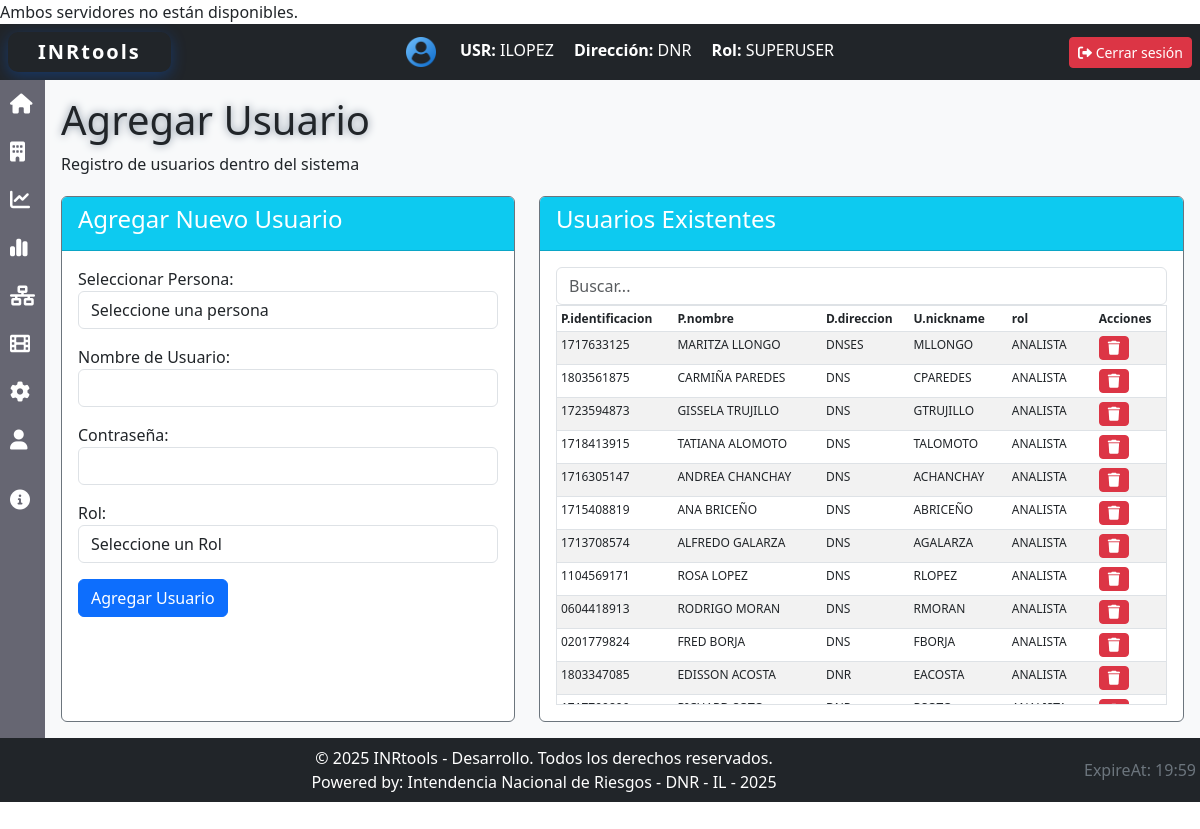
Page /frontend/configuracion/users/addDelUser.php (signed in) on the committed database.
### tables this page shows
CREATE TABLE personas (
        id INT AUTO_INCREMENT PRIMARY KEY,
        identificacion VARCHAR(50) NOT NULL UNIQUE,
        nombre VARCHAR(50) NOT NULL,
        email VARCHAR(100) NOT NULL UNIQUE,
        inrdireccion_id INT,
        estRegistro TINYINT DEFAULT 1,  
        UsrCreacion VARCHAR(50) NOT NULL,
        deletedAt TIMESTAMP NULL DEFAULT NULL,
        createdAt TIMESTAMP DEFAULT CURRENT_TIMESTAMP,
        updatedAt TIMESTAMP DEFAULT CURRENT_TIMESTAMP ON UPDATE CURRENT_TIMESTAMP,
        FOREIGN KEY (inrdireccion_id) REFERENCES inrdireccion(id) ON DELETE SET NULL
    );

CREATE TABLE inrdireccion (
        id INT AUTO_INCREMENT PRIMARY KEY,
        direccion VARCHAR(255) NOT NULL,
        dirNombre VARCHAR(100) NOT NULL,
        estRegistro TINYINT DEFAULT 1,  
        UsrCreacion VARCHAR(50) NOT NULL,
        deletedAt TIMESTAMP NULL DEFAULT NULL,
        createdAt TIMESTAMP DEFAULT CURRENT_TIMESTAMP,
        updatedAt TIMESTAMP DEFAULT CURRENT_TIMESTAMP ON UPDATE CURRENT_TIMESTAMP
    );

### backend/session.php (called while the page is built, shortened)
<?php
$nickname = $_SESSION['nickname'] ?? 'Desconocido';
$direccion = $_SESSION['direccion'] ?? 'No asignado';
$rol_nombre = $_SESSION['rol_nombre'] ?? 'No asignado';
$ambiente = $_SESSION['ambiente'] ?? 'No asignado';
$base_url = '/INRtools';

### frontend/configuracion/users/addDelUser.php (the view, shortened to what this page needs)
<?php
include BASE_PATH . 'backend/session.php';
include BASE_PATH . 'backend/direcciones/direccionesList.php';
$usuarios_sql = "SELECT P.identificacion, P.nombre, D.direccion, U.id, U.nickname, idRol, rol
                 FROM personas P
                 LEFT JOIN inrdireccion D ON P.inrdireccion_id = D.id
                 INNER JOIN (SELECT id, persona_id, nickname FROM users WHERE estRegistro = 1) U
                 ON P.id = U.persona_id
                 LEFT JOIN (SELECT user_id, rol_id FROM user_roles) UR
                 ON U.id = UR.user_id
                 LEFT JOIN (SELECT id AS idRol, nombre AS rol FROM roles WHERE estRegistro = 1) R on UR.rol_id = R.idRol
                 ORDER BY U.id DESC";
$usuarios_result = $conn->query($usuarios_sql);
require_once BASE_PATH . 'frontend/partials/head.php';
?>
<body>
    <?php include BASE_PATH . 'frontend/partials/header.php'; ?>
    <div class="d-flex">
        <?php include BASE_PATH . 'frontend/partials/sidebar.php'; ?>
        <main class="content p-3" id="main-content">
            <div class="row align-items-center mb-1">
                <h1 class="display-6 tituloPagina">Agregar Usuario</h1>
                <p>Registro de usuarios dentro del sistema</p>
            </div>
            <section class="row align-items-stretch">
                <div class="col-md-5">
                    <div class="card h-100 d-flex flex-column border-secondary">
                        <div class="card-header bg-info text-white">
                            <h4>Agregar Nuevo Usuario</h4>
                        </div>
                        <div class="card-body">
                            <form id="addUserForm" method="POST">
                                <div class="mb-3">
                                    <label for="persona_id">Seleccionar Persona:</label>
                                    <select name="persona_id" class="form-control" required>
                                        <option value="">Seleccione una persona</option>
                                    </select>
                                </div>
                                <div class="mb-3">
                                    <label for="nickname">Nombre de Usuario:</label>
                                    <input type="text" name="nickname" class="form-control"
                                        style="text-transform: uppercase;" required>
                                </div>
                                <div class="mb-3">
                                    <label for="password">Contraseña:</label>
                                    <input type="password" name="password" class="form-control" required>
                                </div>
                                <div class="mb-3">
                                    <label for="rol">Rol:</label>
                                    <select name="rol_id" class="form-control" required>
                                        <option value="">Seleccione un Rol</option>
                                    </select>
                                </div>
                                <button type="submit" class="btn btn-primary">Agregar Usuario</button>
                            </form>
                        </div>
                    </div>
                </div>
                <div class="col-md-7">
                    <div class="card h-100 d-flex flex-column border-secondary">
                        <div class="card-header bg-info text-white">
                            <h4>Usuarios Existentes</h4>
                        </div>
                        <div class="card-body">
                            <input class="form-control" type="text" id="searchInput"
                                onkeyup="filterTable('tablaUsuarios')" placeholder="Buscar...">
                            <div class="table-container" style="max-height: 400px; overflow-y: auto;">
                                <table class="table table-striped table-sm" style="font-size: 12px;" id="tablaUsuarios">
                                    <thead>
                                        <tr>
                                            <th>P.identificacion</th>
                                            <th>P.nombre</th>
                                            <th>D.direccion</th>
                                            <th>U.nickname</th>
                                            <th>rol</th>
                                            <th>Acciones</th>
                                        </tr>
                                    </thead>
                                    <tbody>
                                        <?php while ($usuario = $usuarios_result->fetch_assoc()): ?>
                                        <tr>
                                            <td><?= $usuario['identificacion'] ?></td>
                                            <td><?= $usuario['nombre'] ?></td>
                                            <td><?= $usuario['direccion'] ?></td>
                                            <td><?= $usuario['nickname'] ?></td>
                                            <td><?= $usuario['rol'] ?></td>
                                            <td>
                                                <button class="btn btn-danger delete-btn btn-sm"
                                                    data-id="<?= htmlspecialchars($usuario['id']) ?>" title="Eliminar"
                                                    onclick="deleteUser($usuario['id']);">
                                                    <i class="fas fa-trash"></i>
                                                </button>
                                            </td>
                                        </tr>
                                        <?php endwhile; ?>
                                    </tbody>
                                </table>
                            </div>
                        </div>
                    </div>
                </div>
            </section>
        </main>
    </div>
    <?php include BASE_PATH . 'frontend/partials/footer.php'; ?>
</body>
</html>

### frontend/partials/head.php (shortened to what this page needs)
<head>
    <link href="<?php echo $base_url; ?>/assets/css/styles.css" rel="stylesheet">
    <link href="<?php echo $base_url; ?>/assets/css/menu.css" rel="stylesheet">
    <link href="https://cdn.jsdelivr.net/npm/bootstrap@5.3.0-alpha1/dist/css/bootstrap.min.css" rel="stylesheet">
    <link rel="stylesheet" href="https://cdnjs.cloudflare.com/ajax/libs/font-awesome/6.0.0-beta3/css/all.min.css">
    <link rel="stylesheet" href="https://cdn.datatables.net/1.13.4/css/jquery.dataTables.min.css">
    <link rel="stylesheet" href="https://cdn.datatables.net/buttons/2.2.2/css/buttons.dataTables.min.css">
</head>

### frontend/partials/header.php
<header class="header bg-dark text-white d-flex justify-content-between align-items-center p-2">
    <div class="div title">INRtools</div>
    <div class="user-info">
        <img src="<?php echo $base_url; ?>/assets/images/profiles/user.png" width="30" height="30" alt="Usuario"
            style="margin-right: 20px;">
        <span><strong>USR:</strong> <?php echo htmlspecialchars($nickname, ENT_QUOTES, 'UTF-8'); ?></span>
        <span class="ms-3"><strong>Dirección:</strong>
            <?php echo htmlspecialchars($direccion, ENT_QUOTES, 'UTF-8'); ?></span>
        <span class="ms-3"><strong>Rol:
            </strong><?php echo htmlspecialchars($rol_nombre, ENT_QUOTES, 'UTF-8'); ?>
        </span>
    </div>
    <div>
        <a href="<?php echo $base_url; ?>/backend/logout.php" class="btn btn-danger btn-sm">
            <i class="fas fa-sign-out-alt"></i> Cerrar sesión
        </a>
    </div>
</header>

### frontend/partials/sidebar.php
<nav class="sidebar" id="sidebar">
    <ul id="menu" class="list-unstyled">
    </ul>
</nav>

### frontend/partials/footer.php
<footer class="d-flex bg-dark text-white text-center py-2 mt-auto align-items-center justify-content-center">
    <div id="footerinf" style="width: 90%;">
        <span>&copy; <?php echo date("Y"); ?> INRtools - <?php echo $ambiente; ?>.
            Todos los derechos reservados.</span><br>
        <span>Powered by: Intendencia Nacional de Riesgos - DNR - IL - 2025</span>
    </div>
    <div id="contador-sesion" class="text-secondary">ExpireAt: <span id="tiempo-restante"></span></div>
</footer>

### assets/css/styles.css (style rules this page uses)
body { margin: 0; font-family: 'Arial', sans-serif; background-color: #f4f4f4; }
#main-content { flex: 1; padding: 50px; background-color: #f8f9fa; transition: margin-left 0.3s; }
.sidebar.collapsed + #main-content { margin-left: 0; }
.div.title { font-family: 'Segoe UI', Tahoma, Geneva, Verdana, sans-serif; font-size: 20px; font-weight: 700; color: #fff; letter-spacing: 2px; padding: 5px 30px; border-radius: 10px; display: inline-block; box-shadow: 0 4px 15px rgba(0, 102, 255, 0.3); transition: transform 0.3s ease, box-shadow 0.3s ease; }
.tituloPagina { font-size: 24px ; text-shadow: 0px 0px 9px #7d8b9b; }
.table-container { max-height: 400px; overflow-y: auto; border: 1px solid #dee2e6; }
.table { border-collapse: collapse; }
thead { position: sticky; top: 0; background-color: white; z-index: 10; }
th, td { padding: 8px; text-align: left; border-bottom: 1px solid #dee2e6; }

### assets/css/menu.css (style rules this page uses)
.sidebar { width: 200px; overflow-y: auto; overflow-x: hidden; background: #666672; color: #fff; scrollbar-width: thin; scrollbar-color: #888 #405bd6; }
.sidebar.collapsed { width: 45px; }

### rows in the picture
personas: identificacion "1717633125", nombre "MARITZA LLONGO", inrdireccion.direccion "DNSES", nickname "MLLONGO", rol "ANALISTA"
personas: identificacion "1803561875", nombre "CARMIÑA PAREDES", inrdireccion.direccion "DNS", nickname "CPAREDES", rol "ANALISTA"
personas: identificacion "1723594873", nombre "GISSELA TRUJILLO", inrdireccion.direccion "DNS", nickname "GTRUJILLO", rol "ANALISTA"
personas: identificacion "1718413915", nombre "TATIANA ALOMOTO", inrdireccion.direccion "DNS", nickname "TALOMOTO", rol "ANALISTA"
personas: identificacion "1716305147", nombre "ANDREA CHANCHAY", inrdireccion.direccion "DNS", nickname "ACHANCHAY", rol "ANALISTA"
personas: identificacion "1715408819", nombre "ANA BRICEÑO", inrdireccion.direccion "DNS", nickname "ABRICEÑO", rol "ANALISTA"
personas: identificacion "1713708574", nombre "ALFREDO GALARZA", inrdireccion.direccion "DNS", nickname "AGALARZA", rol "ANALISTA"
personas: identificacion "1104569171", nombre "ROSA LOPEZ", inrdireccion.direccion "DNS", nickname "RLOPEZ", rol "ANALISTA"
personas: identificacion "0604418913", nombre "RODRIGO MORAN", inrdireccion.direccion "DNS", nickname "RMORAN", rol "ANALISTA"
personas: identificacion "0201779824", nombre "FRED BORJA", inrdireccion.direccion "DNS", nickname "FBORJA", rol "ANALISTA"
personas: identificacion "1803347085", nombre "EDISSON ACOSTA", inrdireccion.direccion "DNR", nickname "EACOSTA", rol "ANALISTA"

### other values in the picture
$nickname "ILOPEZ"
$direccion "DNR"
$rol_nombre "SUPERUSER"
$ambiente "Desarrollo"
